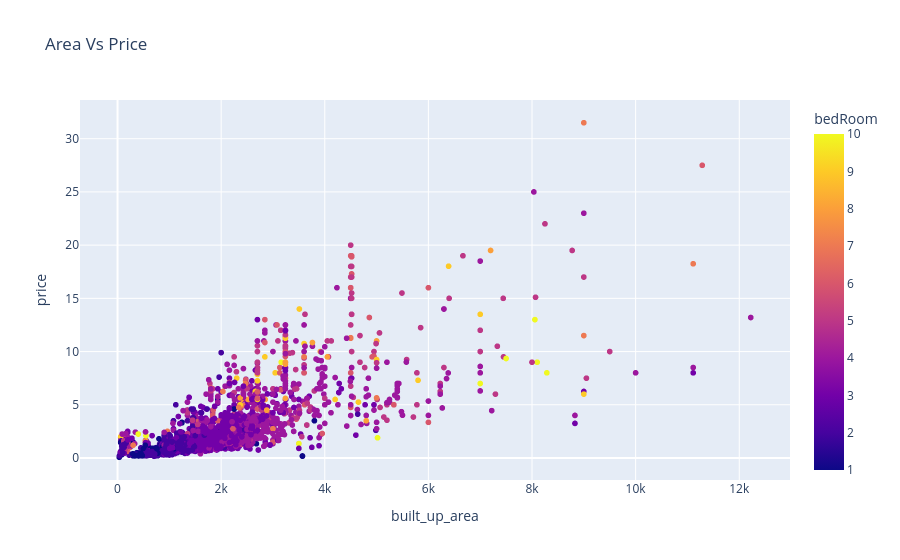

Notebook code cell kept with this figure:
### Markdown cell above
# Scatter plot vs Area

### Code cell
fig = px.scatter(df, x="built_up_area", y ="price", color="bedRoom")

# Show the plot 
fig.show()

### Figure 1 — Plotly figure (JSON) as saved in the notebook; plotly's stock layout.template omitted (floating-point values rounded to 4 significant figures; data arrays with more than 128 entries replaced by an {"elided": "..."} marker saying what was removed)
{"data": [{"hovertemplate": "built_up_area=%{x}<br>price=%{y}<br>bedRoom=%{marker.color}<extra></extra>", "legendgroup": "", "marker": {"color": {"elided": "3678 int values"}, "coloraxis": "coloraxis", "symbol": "circle"}, "mode": "markers", "name": "", "showlegend": false, "type": "scattergl", "x": {"elided": "3678 float values"}, "xaxis": "x", "y": {"elided": "3678 float values"}, "yaxis": "y"}], "layout": {"coloraxis": {"colorbar": {"title": {"text": "bedRoom"}}, "colorscale": [[0, "#0d0887"], [0.1111, "#46039f"], [0.2222, "#7201a8"], [0.3333, "#9c179e"], [0.4444, "#bd3786"], [0.5556, "#d8576b"], [0.6667, "#ed7953"], [0.7778, "#fb9f3a"], [0.8889, "#fdca26"], [1, "#f0f921"]]}, "legend": {"tracegroupgap": 0}, "title": {"text": "Area Vs Price"}, "xaxis": {"anchor": "y", "domain": [0, 1], "title": {"text": "built_up_area"}}, "yaxis": {"anchor": "x", "domain": [0, 1], "title": {"text": "price"}}}}
